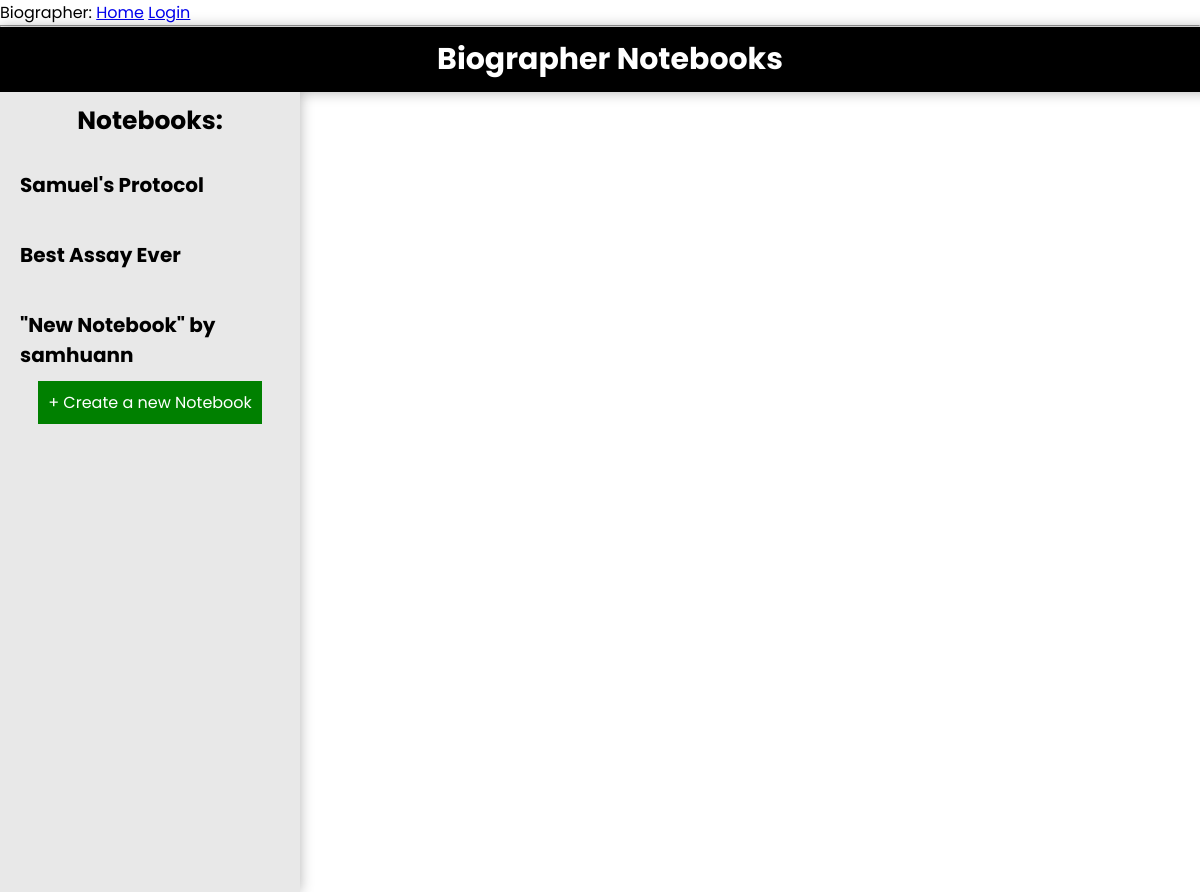
The page /notes-home on the database as committed earlier.
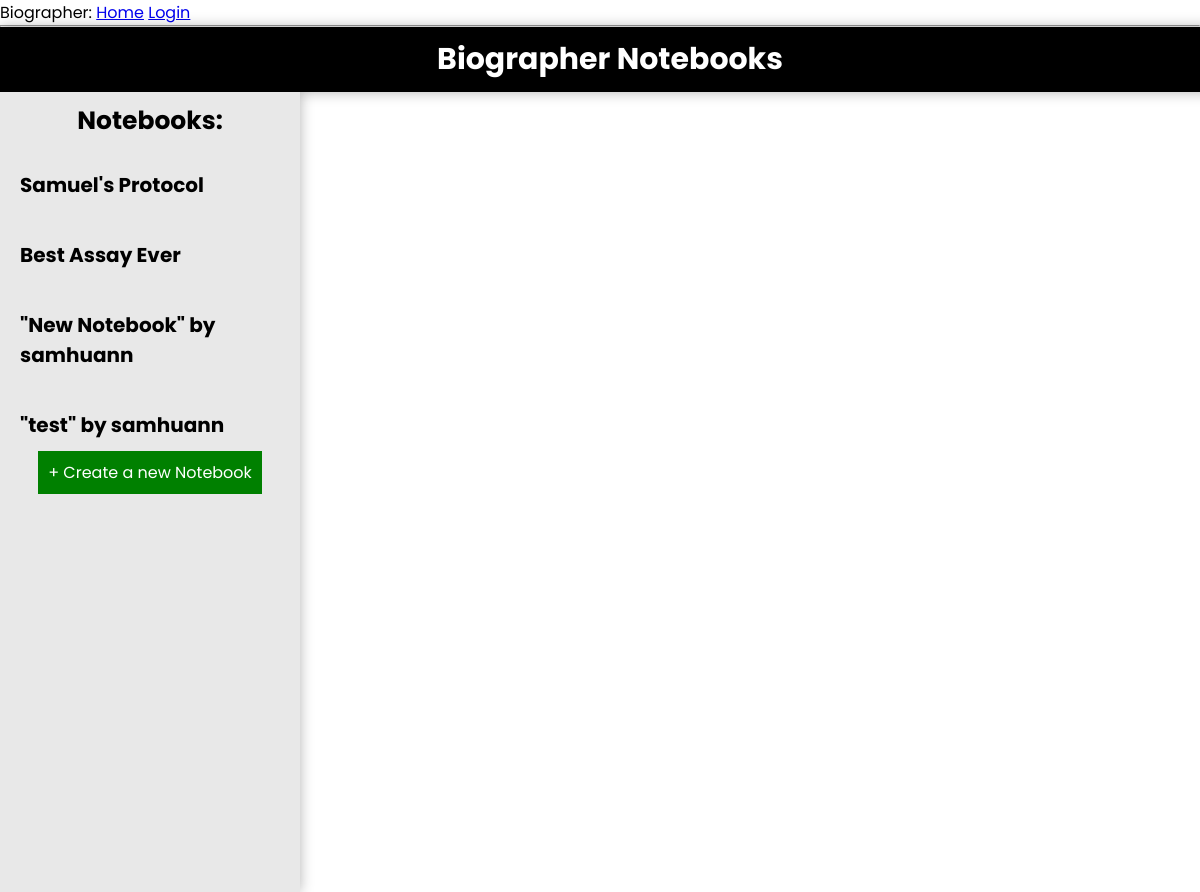
The same page on the database as committed later.
### app/notes/routes.py (models this page shows)
class Notebook(db.Model):
    id = db.Column(db.Integer, primary_key=True)
    name = db.Column(db.String(100), default="My Notebook")
    password = db.Column(db.String(100), default=None)
    last_modified = db.Column(db.DateTime, default=datetime.datetime.today())

### app/notes/routes.py (the view)
@bp.route("/notes-home", methods=["GET", "POST"])
def home():
    db.create_all()
    all_notebooks = Notebook.query.all()
    length = len(all_notebooks)
    i = 0
    while i < length:
        auth.append(False)
        i += 1
    for i in all_notebooks:
        auth.append(False)
    if not all_notebooks:
        notebook_available = False
    else:
        notebook_available = True
    return render_template("tools/notes/index.html", notebooks=all_notebooks, notebook_available=notebook_available)

### app/main/routes.py (called while the page is built)
@bp.before_app_request
def before_request():
    if current_user.is_authenticated:
        current_user.last_seen = datetime.now(timezone.utc)
        db.session.commit()

### app/templates/tools/notes/index.html (shortened to what this page needs)
{% extends "tools/notes/base.html" %}
{% block side %}
<h1>Notebooks:</h1>
{%for notebook in notebooks%}
<div class="notebook" id="{{notebook.id}}">
    <a href="/notebooks/{{notebook.id}}" class="a">
        <h1 class="notebook-h1">{{notebook.name}}</h1>
    </a>
</div>
{% endfor %}
<a href="/notebook/create" class="buttonlike">+ Create a new Notebook</a>
{% endblock %}

Rows that differ between the two databases and show on the page:
added Notebook: name "\"test\" by samhuann"
